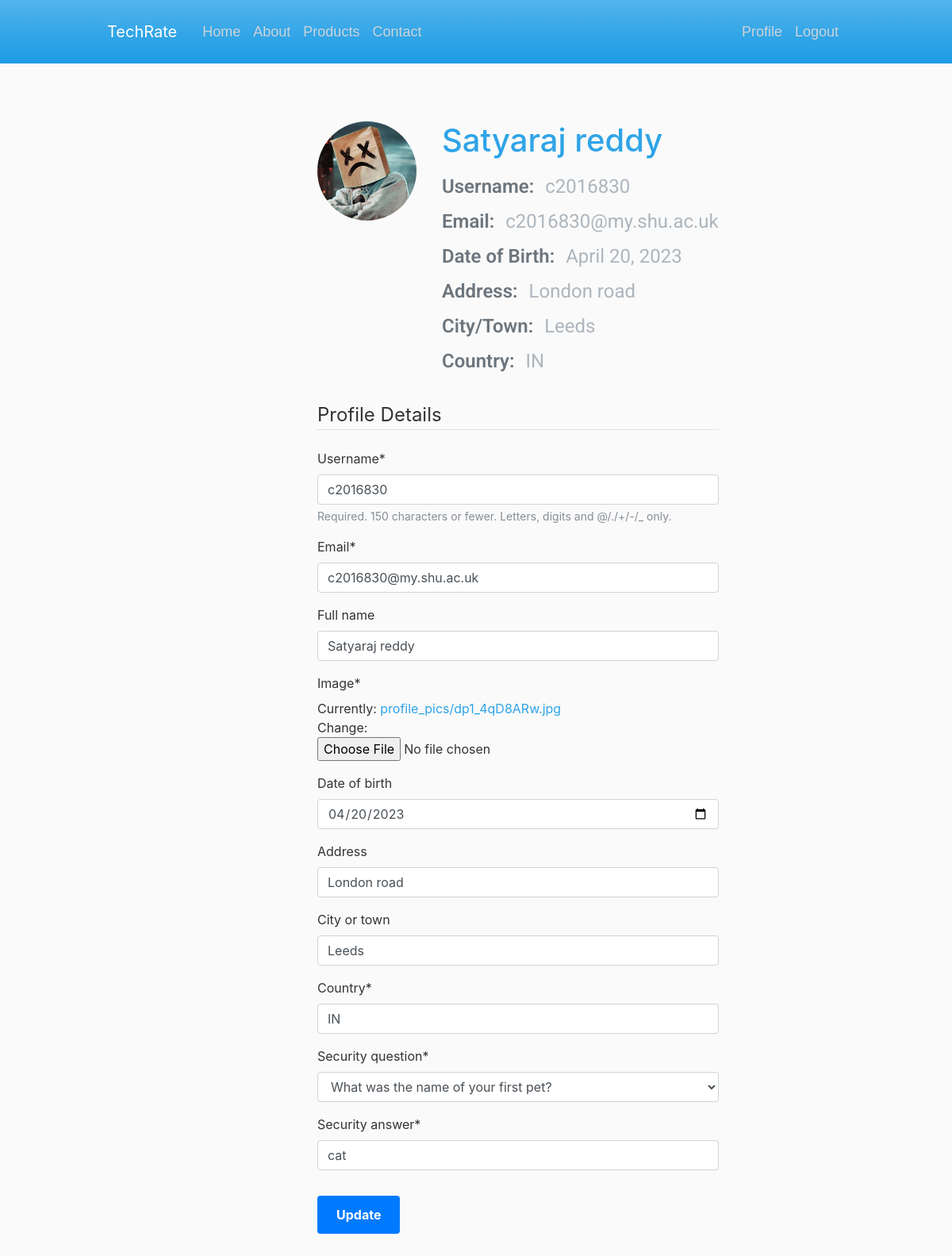
Screenshot of /profile/ (signed in) with the database file from the repository.
### users/models.py (models this page shows, shortened)
class Profile(models.Model):
    user = models.OneToOneField(User, on_delete=models.CASCADE)
    image = models.ImageField(default='default.png', upload_to='profile_pics')
    date_of_birth = models.DateField(null=True, blank=True)
    address = models.CharField(max_length=100, blank=True)
    city_or_town = models.CharField(max_length=50, blank=True)
    country = models.CharField(max_length=50, blank=True)
    full_name = models.CharField(max_length=50, blank=True)
    security_question = models.CharField(max_length=100, choices=SECURITY_QUESTIONS, default='')
    security_answer = models.CharField(max_length=100, default='')

### users/views.py (the view)
# urls.py: path('profile/', user_views.profile, name = 'profile'),
@login_required
def profile(request):
    if request.method == 'POST':
        u_form = UserUpdateForm(request.POST, instance=request.user)
        p_form = ProfileUpdateForm(
            request.POST, request.FILES, instance=request.user.profile)
        if u_form.is_valid() and p_form.is_valid():
            u_form.save()
            p_form.save()
            messages.success(request, f'Your account has been updated!')
            return redirect('profile')
    else:
        u_form = UserUpdateForm(instance=request.user)
        p_form = ProfileUpdateForm(instance=request.user.profile)
    context = {
        'u_form': u_form,
        'p_form': p_form
    }
    return render(request, 'users/profile.html', context)

### users/forms.py
class UserUpdateForm(forms.ModelForm):
    email = forms.EmailField()
    class Meta:
        model = User
        fields = ['username', 'email']

class ProfileUpdateForm(forms.ModelForm):
    country = CountryField(default='GB').formfield(
        widget=CountrySelectWidget(attrs={'class': 'custom-select'})
    )
    class Meta:
        model = Profile
        fields = [
            'full_name',
            'image',
            'date_of_birth',
            'address',
            'city_or_town',
            'country',
            'security_question',
            'security_answer'
        ]
        widgets = {
            'date_of_birth': forms.DateInput(attrs={'type': 'date'})
        }

### users/templates/users/profile.html (shortened to what this page needs)
{% extends "reviewApp/base.html" %}
{% load crispy_forms_tags %}
{% block content %}
<div class="content-section">
    <div class="media">
        <p><img class="rounded-circle account-img" src="{{user.profile.image.url}}"></p>
        <div class="media-body">
            <h2 class="account-heading">{{user.profile.full_name}}</h2>
            <div class="profile-info">
                <p><strong>Username:</strong> <span class="text-secondary">{{ user.username }}</span></p>
                <p><strong>Email:</strong> <span class="text-secondary">{{ user.email }}</span></p>
                <p><strong>Date of Birth:</strong> <span class="text-secondary">{{ user.profile.date_of_birth }}</span></p>
                <p><strong>Address:</strong> <span class="text-secondary">{{ user.profile.address }}</span></p>
                <p><strong>City/Town:</strong> <span class="text-secondary">{{ user.profile.city_or_town }}</span></p>
                <p><strong>Country:</strong> <span class="text-secondary">{{ user.profile.country }}</span></p><br>
            </div>
        </div>
    </div>
    <form method="POST" enctype="multipart/form-data">
        <fieldset class="form-group">
            <legend class="border-bottom mb-4">Profile Details</legend>
            {{u_form|crispy}}
            {{p_form|crispy}}
        </fieldset>
        <div class="form-group">
            <button class="btn btn-outline-info" type="submit">Update</button>
        </div>
    </form>
</div>
{% endblock content %}

### reviewApp/static/css/styles.css (style rules this page uses)
body { background: #fafafa; color: #333333; padding-bottom: 60px; }
html { height: 100%; }
.account-img { height: 125px; width: 125px; margin-right: 20px; margin-bottom: 16px; }
.account-heading { font-size: 2.5rem; }
p { font-size: 24px; font-weight: 400; line-height: 1.5; margin-bottom: 32px; color: #6c757d; }
.btn { background-color: #007bff; color: #fff; border: none; border-radius: 4px; font-size: 16px; font-weight: bold; padding: 12px 24px; transition: all .3s; }
.content-section { margin-top: 105px; margin-left: 400px; }
img { max-width: 100%; }
.mb-4 { margin-bottom: 1.5rem; }
html, body { margin: 0; padding: 0; }
.profile-info { margin-top: 1rem; }
.profile-info p { font-family: 'Roboto', sans-serif; margin-bottom: 0.5rem; }
.profile-info strong { font-family: 'Roboto', sans-serif; font-weight: 600; margin-right: 0.5rem; }
.rounded-circle { margin-right: 2rem; }

### rows the page displays
Profile: full_name "Satyaraj reddy", date_of_birth "04/20/2023", address "London road", city_or_town "Leeds", country "IN", security_question "What was the name of your first pet?", security_answer "cat"

### other values shown
{{ user.profile.full_name }} "Satyaraj reddy"
{{ user.username }} "c2016830"
{{ user.email }} "c2016830@my.shu.ac.uk"
{{ user.profile.date_of_birth }} "April 20, 2023"
{{ user.profile.address }} "London road"
{{ user.profile.city_or_town }} "Leeds"
{{ user.profile.country }} "IN"
